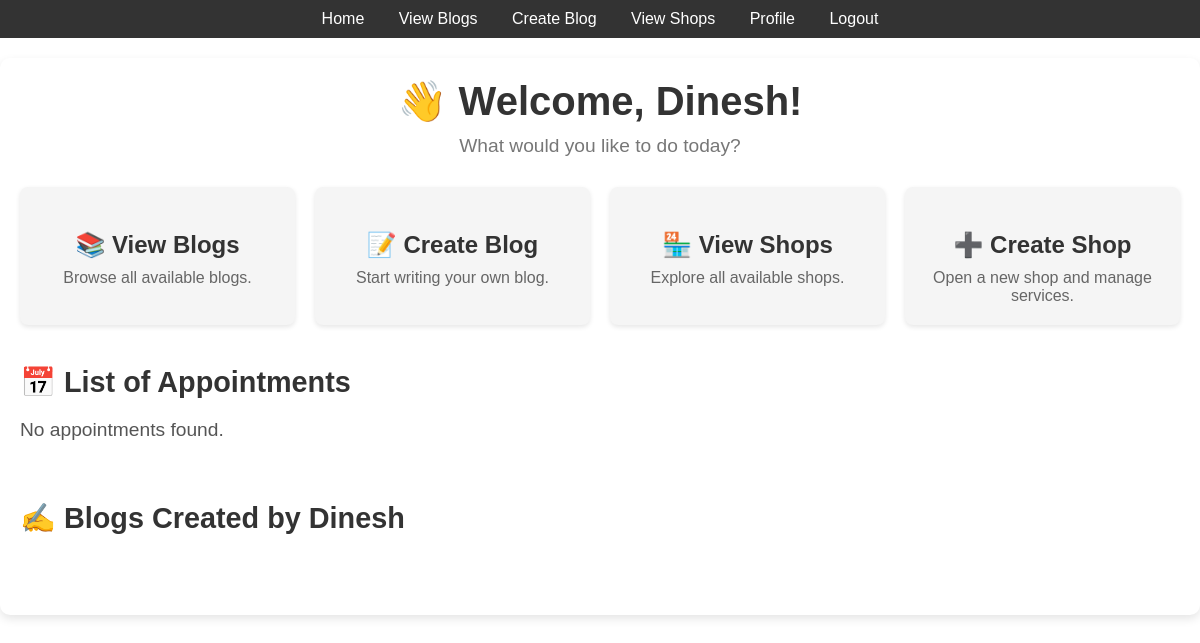
Before: /auth/profile (signed in) with the older database file.
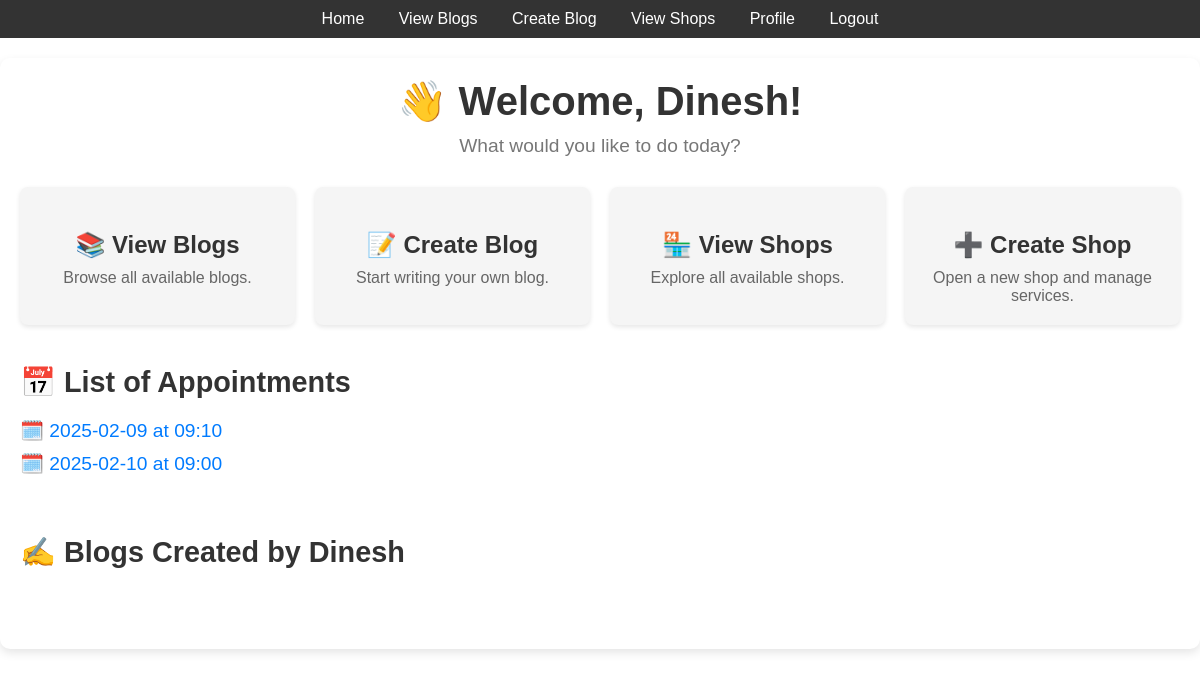
After: the same page with the newer database file.
### models.py (models this page shows)
class Appointment(Base):
    __tablename__ = "appointments"
    id = Column(Integer, primary_key=True, index=True)
    user_id = Column(Integer, ForeignKey("users.id"))
    worker_id = Column(Integer, ForeignKey("workers.id"))
    shop_id = Column(Integer, ForeignKey("shops.id"))
    date = Column(String)
    time = Column(String)
    user = relationship("User", backref="appointments")
    worker = relationship("Worker", backref="appointments")
    shop = relationship("Shop", backref="appointments")
    services = relationship("Service", secondary=appointment_services, back_populates="appointments")

### routers/auth.py (the view)
@router.get("/profile")
def profile(request: Request, db: Session = Depends(get_db)):
    user = get_current_user(request)
    blogs = db.query(Blog).filter(Blog.user_id == user["id"]).all()
    appointments = db.query(Appointment).filter(Appointment.user_id == user["id"]).all()
    return templates.TemplateResponse("profile.html", {"request": request, "user": user, "blogs":blogs,"appointments":appointments})

### templates/profile.html
{% extends "base.html" %}
{% block content %}
<link rel="stylesheet" href="{{ url_for('static', path='css/styles_profile.css') }}">
<div class="profile-container">
    <div class="welcome-section">
        <h1>👋 Welcome, {{ user.username }}!</h1>
        <p class="subtitle">What would you like to do today?</p>
    </div>
    <div class="actions-section">
        <div class="card">
            <a href="/blogs/">
                <h3>📚 View Blogs</h3>
                <p>Browse all available blogs.</p>
            </a>
        </div>
        <div class="card">
            <a href="/blogs/create">
                <h3>📝 Create Blog</h3>
                <p>Start writing your own blog.</p>
            </a>
        </div>
        <div class="card">
            <a href="/shops/">
                <h3>🏪 View Shops</h3>
                <p>Explore all available shops.</p>
            </a>
        </div>
        <div class="card">
            <a href="/shops/create">
                <h3>➕ Create Shop</h3>
                <p>Open a new shop and manage services.</p>
            </a>
        </div>
    </div>
    <div class="appointments-section">
        <h2>📅 List of Appointments</h2>
        <ul>
            {% for appointment in appointments %}
                <li>
                    <a href="/blogs/{{ appointment.id }}">
                        🗓️ {{ appointment.date }} at {{ appointment.time }}
                    </a>
                </li>
            {% else %}
                <li>No appointments found.</li>
            {% endfor %}
        </ul>
    </div>
    <div class="blogs-section">
        <h2>✍️ Blogs Created by {{ user.username }}</h2>
        {% include "list_of_blog.html" %}
    </div>
</div>
{% endblock %}

Changed rows visible on the page:
added Appointment: date "2025-02-09", time "09:10"
added Appointment: date "2025-02-10", time "09:00"
Other visible differences:
text no longer shown: "No appointments found."
